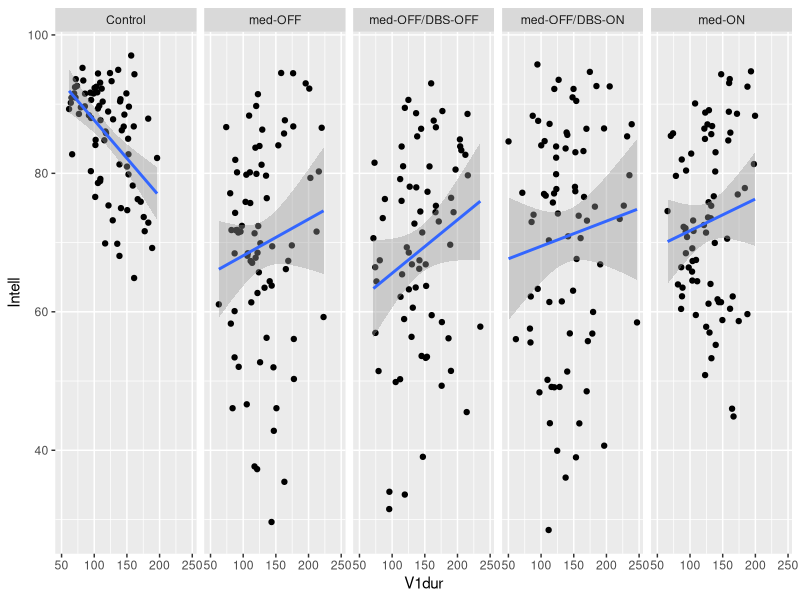
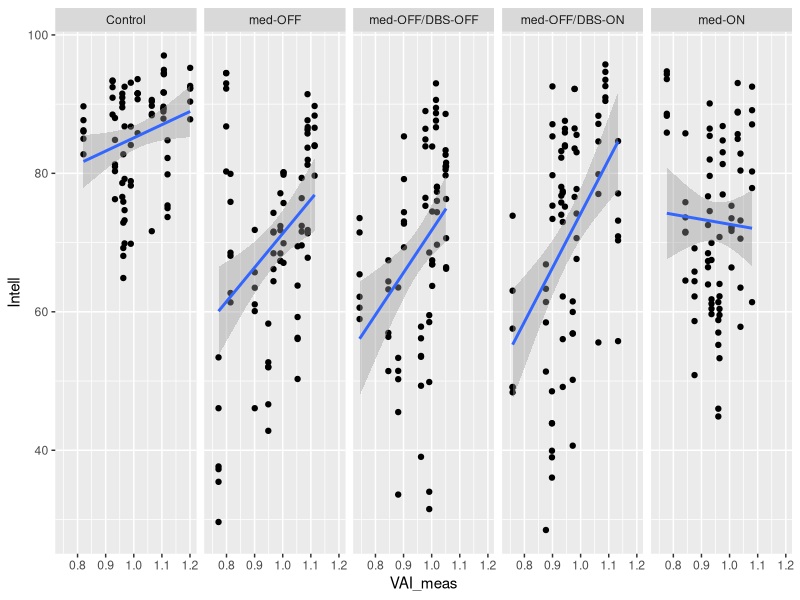
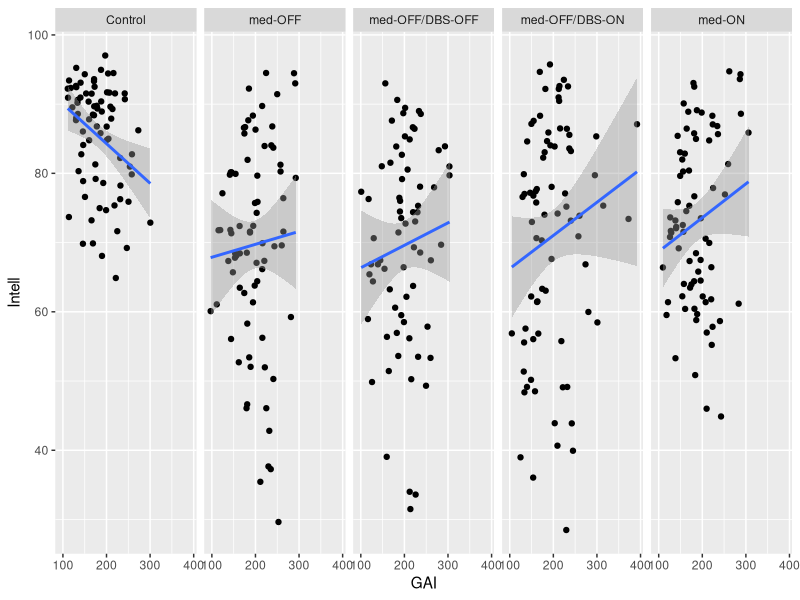
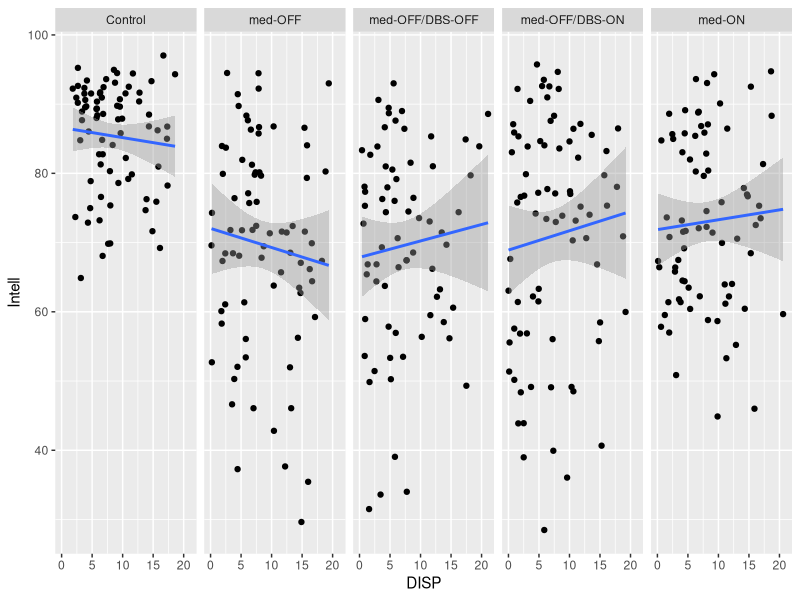
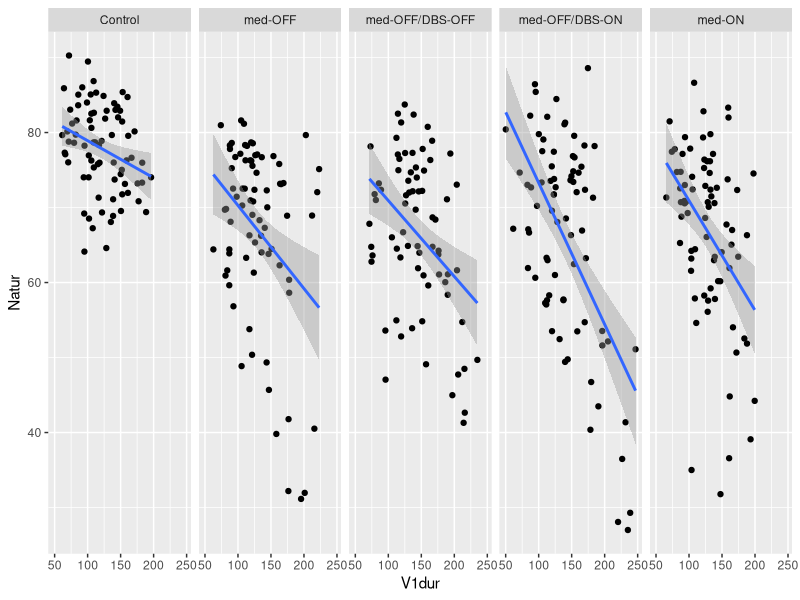
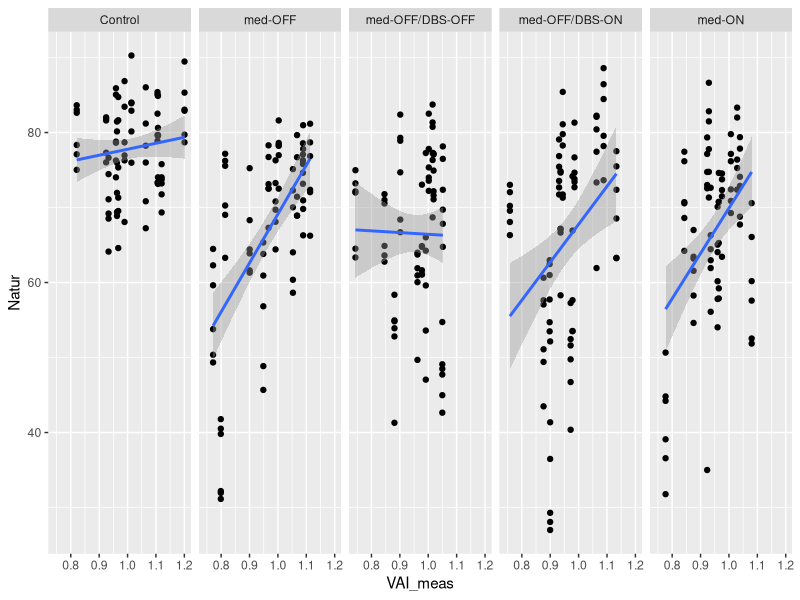
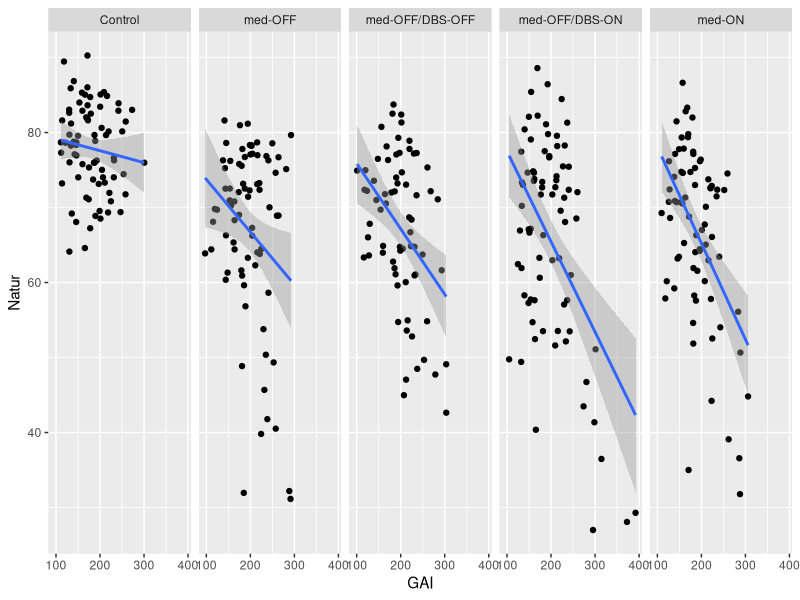
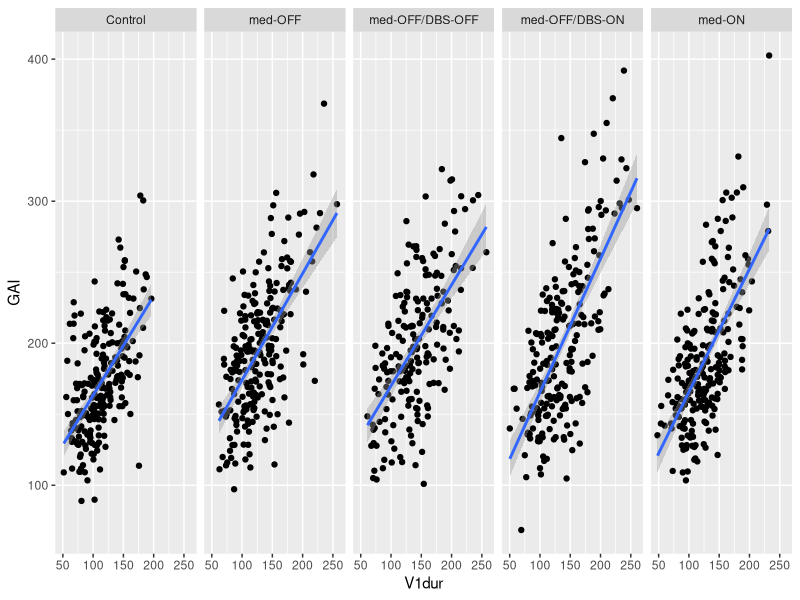

Reproduce these figures in R, in order.
## ---- chunk 1
knitr::opts_chunk$set(echo = TRUE)
## ---- chunk 2
library(tidyverse)
library(ggplot2)
set.seed(42)

## ---- chunk 3
acoustic <- read_csv('../data/acoustics.csv')
artic <- read_csv('../data/articulation.csv')
VAI <- read_csv('../data/formants_VAI.csv')
ratings <- read_csv('../data/listener_ratings.csv')
LEDD <- read_delim('../data/LEDD.csv')

## ---- chunk 4

data_acoustic_avgs <-acoustic %>% 
  group_by(speaker, focus_con, med_con, targetword) %>% 
  summarise(Sylldur = mean(syll.dur, na.rm = T),
            V1dur = mean(V1.dur, na.rm = T))

data_artic_avgs <- artic %>% 
  group_by(speaker, focus_con, med_con, targetword) %>% 
  summarise(age = mean(age, na.rm = T),
            UPDRS = mean(UPDRS_total, na.rm = T),
            axial = mean(UPDRS_axial, na.rm = T),
            rigid = mean(UPDRS_rigidity, na.rm = T),
            brady = mean(UPDRS_brady, na.rm = T),
            PIGD = mean(UPDRS_PIGD, na.rm = T),
            
            VAS = mean(VAS, na.rm = T),
            BDI = mean(BDI, na.rm = T),
            PANDA = mean(PANDA, na.rm = T),
            MMST = mean(MMST, na.rm = T),
            
            GAI = mean(GAI_V1, na.rm = T),
            PVEL = mean(pvel_V1_abs, na.rm = T),
            DISP = mean(disp_V1_abs, na.rm = T),
            MMST = mean(MMST, na.rm = T))
## ---- chunk 5

VAI$med_con <- recode(VAI$med_con, "CON" = "Control")

data_new1 <- inner_join(data_acoustic_avgs, VAI, by=c("speaker", "med_con", "focus_con"))
data_new2 <- merge(data_new1, data_artic_avgs, by=c("speaker", "med_con", "focus_con", "targetword", "age", "VAS", "BDI", "PANDA", "MMST"), all = T)

## reduce to only productions of /i, a, u/ which were elicited in Intell and Naturalness ratings

data_new3 <- filter(data_new2, targetword %in% c('lina', 'mila', 'lani', 'mali', 'luna', 'mula'))

data_new <- data_new3[ -c(12)]

## ---- chunk 6

data_broad <- filter(data_new, focus_con %in% c('broad'))

colnames(ratings)[2] <- "targetword"
colnames(ratings)[3] <- "med_con"
colnames(ratings)[4] <- "speaker"

ratings$med_con <- recode(ratings$med_con,
                          "CON" = "Control",
                          "medOFF" = "med-OFF",
                          "medON" = "med-ON",
                          "DBSOFF" = "med-OFF/DBS-OFF",
                          "DBSON" = "med-OFF/DBS-ON")

ratings_avgs <- ratings %>% 
  group_by(speaker, med_con, targetword) %>% 
  summarise(Intell = mean(Intell, na.rm = T),
            Natur = mean(Natural, na.rm = T))

data_broad_new <- merge(data_broad, ratings_avgs, by=c("speaker", "med_con", "targetword"), all = T)

## ---- chunk 7

data_broad_CON <- filter(data_broad_new, med_con %in% c('Control'))
data_broad_medOFF <- filter(data_broad_new, med_con %in% c('med-OFF'))
data_broad_medON <- filter(data_broad_new, med_con %in% c('med-ON'))
data_broad_DBSON <- filter(data_broad_new, med_con %in% c('med-OFF/DBS-ON'))

## ---- chunk 8

ggplot(data_broad_new, aes(x=V1dur, y=Intell)) + 
  geom_point()+
  geom_smooth(method=lm)+
  facet_grid(.~med_con)

## ---- chunk 9

## Controls
shapiro.test(data_broad_CON$Intell) # p = 6.595e-05
shapiro.test(data_broad_CON$V1dur) # p =  0.1047

cor.test(data_broad_CON$Intell, data_broad_CON$V1dur, method = "spearman") ## r(75) = -0.46, p = 2.816e-05

## med-OFF
shapiro.test(data_broad_medOFF$Intell) # p = 0.05947
shapiro.test(data_broad_medOFF$V1dur) # p = 0.005831

cor.test(data_broad_medOFF$Intell, data_broad_medOFF$V1dur, method = "spearman") ## r(74) = 0.10, p = 0.3609

## med-ON
shapiro.test(data_broad_medON$Intell) # p = 0.05628
shapiro.test(data_broad_medON$V1dur) # p = 0.1749

cor.test(data_broad_medON$Intell, data_broad_medON$V1dur, method = "pearson") ## r(74) = 0.12, p = 0.2938

## DBS-ON
shapiro.test(data_broad_DBSON$Intell) # p = 0.0002829
shapiro.test(data_broad_DBSON$V1dur) # p = 0.08312

cor.test(data_broad_DBSON$Intell, data_broad_DBSON$V1dur, method = "spearman") ## r(75) = 0.08, p = 0.4885
## ---- chunk 10

ggplot(data_broad_new, aes(x=VAI_meas, y=Intell)) + 
  geom_point()+
  geom_smooth(method=lm)+
  facet_grid(.~med_con)

## ---- chunk 11

## Controls
shapiro.test(data_broad_CON$Intell) # p = 6.595e-05
shapiro.test(data_broad_CON$VAI_meas) # p = 0.001078

cor.test(data_broad_CON$Intell, data_broad_CON$VAI_meas, method = "spearman") ## r(75) = 0.25, p = 0.02931

## med-OFF
shapiro.test(data_broad_medOFF$Intell) # p =  0.05947
shapiro.test(data_broad_medOFF$VAI_meas) # p = 9.203e-06

cor.test(data_broad_medOFF$Intell, data_broad_medOFF$VAI_meas, method = "spearman") ## r(74) = 0.43 p = 0.000132

## med-ON
shapiro.test(data_broad_medON$Intell) # p = 0.05628
shapiro.test(data_broad_medON$VAI_meas) # p = 0.004046

cor.test(data_broad_medON$Intell, data_broad_medON$VAI_meas, method = "spearman") ## r(74) = -0.04, n.s.

## DBS-ON
shapiro.test(data_broad_DBSON$Intell) # p = 0.0002829
shapiro.test(data_broad_DBSON$VAI_meas) # p = 0.0005819

cor.test(data_broad_DBSON$Intell, data_broad_DBSON$VAI_meas, method = "spearman") ## r(75) = 0.50, p =  3.715e-06
## ---- chunk 12

ggplot(data_broad_new, aes(x=GAI, y=Intell)) + 
  geom_point()+
  geom_smooth(method=lm)+
  facet_grid(.~med_con)

## ---- chunk 13

## Controls
shapiro.test(data_broad_CON$Intell) # p = 6.595e-05
shapiro.test(data_broad_CON$GAI) # p =  0.1592

cor.test(data_broad_CON$Intell, data_broad_CON$GAI, method = "spearman") ## r(75) = -0.30, p = 0.007766

## med-OFF
shapiro.test(data_broad_medOFF$Intell) # p = 0.05947
shapiro.test(data_broad_medOFF$GAI) # p = 0.7077

cor.test(data_broad_medOFF$Intell, data_broad_medOFF$GAI, method = "pearson") ## r(74) = 0.06, n.s.

## med-ON
shapiro.test(data_broad_medON$Intell) # p =  0.05628
shapiro.test(data_broad_medON$GAI) # p = 0.02441

cor.test(data_broad_medON$Intell, data_broad_medON$GAI, method = "spearman") ## r(74) = 0.10, n.s.

## DBS-ON
shapiro.test(data_broad_DBSON$Intell) # p = 0.0002829
shapiro.test(data_broad_DBSON$GAI) # p = 0.0002742

cor.test(data_broad_DBSON$Intell, data_broad_DBSON$GAI, method = "spearman") ## r(75) = 0.18, n.s.
## ---- chunk 14

ggplot(data_broad_new, aes(x=DISP, y=Intell)) + 
  geom_point()+
  geom_smooth(method=lm)+
  facet_grid(.~med_con)

## ---- chunk 15

ggplot(data_broad_new, aes(x=V1dur, y=Natur)) + 
  geom_point()+
  geom_smooth(method=lm)+
  facet_grid(.~med_con)

## ---- chunk 16

## Controls
shapiro.test(data_broad_CON$Natur) # p =  0.4031
shapiro.test(data_broad_CON$V1dur) # p = 0.1047

cor.test(data_broad_CON$Natur, data_broad_CON$V1dur, method = "pearson") ## r(75) = -0.29, p = .011

## med-OFF
shapiro.test(data_broad_medOFF$Natur) # p = 4.867e-07
shapiro.test(data_broad_medOFF$V1dur) # p = 0.005831

cor.test(data_broad_medOFF$Natur, data_broad_medOFF$V1dur, method = "spearman") ## r(74) = -0.23, p = .044.

## med-ON
shapiro.test(data_broad_medON$Natur) # p = 0.0002095
shapiro.test(data_broad_medON$V1dur) # p = 0.1749

cor.test(data_broad_medON$Natur, data_broad_medON$V1dur, method = "spearman") ## r(74) = -0.42, p = 0.0001967

## DBS-ON
shapiro.test(data_broad_DBSON$Natur) # p = 0.0001987
shapiro.test(data_broad_DBSON$V1dur) # p = 0.08312

cor.test(data_broad_DBSON$Natur, data_broad_DBSON$V1dur, method = "spearman") ## r(75) = -0.40, p = 0.0004194
## ---- chunk 17

ggplot(data_broad_new, aes(x=VAI_meas, y=Natur)) + 
  geom_point()+
  geom_smooth(method=lm)+
  facet_grid(.~med_con)

## ---- chunk 18

## Controls
shapiro.test(data_broad_CON$Natur) # p = 0.4031
shapiro.test(data_broad_CON$VAI_meas) # p = 0.001078

cor.test(data_broad_CON$Natur, data_broad_CON$VAI_meas, method = "spearman") ## r(75) = 0.11, n.s.

## med-OFF
shapiro.test(data_broad_medOFF$Natur) # p = 4.867e-07
shapiro.test(data_broad_medOFF$VAI_meas) # p = 9.203e-06

cor.test(data_broad_medOFF$Natur, data_broad_medOFF$VAI_meas, method = "spearman") ## r(74) = 0.59, p = 1.635e-08

## med-ON
shapiro.test(data_broad_medON$Natur) # p = 0.0002095
shapiro.test(data_broad_medON$VAI_meas) # p = 0.004046

cor.test(data_broad_medON$Natur, data_broad_medON$VAI_meas, method = "spearman") ## r(74) = 0.25, p = 0.02727

## DBS-ON
shapiro.test(data_broad_DBSON$Natur) # p = 0.0001987
shapiro.test(data_broad_DBSON$VAI_meas) # p = 0.0005819

cor.test(data_broad_DBSON$Natur, data_broad_DBSON$VAI_meas, method = "spearman") ## r(75) = 0.47, p = 1.337e-05
## ---- chunk 19

ggplot(data_broad_new, aes(x=GAI, y=Natur)) + 
  geom_point()+
  geom_smooth(method=lm)+
  facet_grid(.~med_con)

## ---- chunk 20

## Controls
shapiro.test(data_broad_CON$Natur) # p = 0.4031
shapiro.test(data_broad_CON$GAI) # p = 0.1592

cor.test(data_broad_CON$Natur, data_broad_CON$GAI, method = "pearson") ## r(75) = -0.12, n.s.

## med-OFF
shapiro.test(data_broad_medOFF$Natur) # p = 4.867e-07
shapiro.test(data_broad_medOFF$GAI) # p =  0.7077

cor.test(data_broad_medOFF$Natur, data_broad_medOFF$GAI, method = "spearman") ## r(74) = -0.11, n.s.

## med-ON
shapiro.test(data_broad_medON$Natur) # p = 0.0002095
shapiro.test(data_broad_medON$GAI) # p = 0.02441

cor.test(data_broad_medON$Natur, data_broad_medON$GAI, method = "spearman") ## r(74) = -0.38, p = 0.0008144

## DBS-ON
shapiro.test(data_broad_DBSON$Natur) # p = 0.0001987
shapiro.test(data_broad_DBSON$GAI) # p = 0.0002742

cor.test(data_broad_DBSON$Natur, data_broad_DBSON$GAI, method = "spearman") ## r(75) = -0.22, n.s
## ---- chunk 21

data_CON <- filter(data_new, med_con %in% c('Control'))
data_medOFF <- filter(data_new, med_con %in% c('med-OFF'))
data_medON <- filter(data_new, med_con %in% c('med-ON'))
data_DBSON <- filter(data_new, med_con %in% c('med-OFF/DBS-ON'))

## ---- chunk 22

ggplot(data_new, aes(x=V1dur, y=GAI)) + 
  geom_point()+
  geom_smooth(method=lm)+
  facet_grid(.~med_con)

## ---- chunk 23

## Control
shapiro.test(data_CON$GAI) # p = 0.001196
shapiro.test(data_CON$V1dur) # p = 0.0008486

cor.test(data_CON$GAI, data_CON$V1dur, method = "spearman") ## r(232) = 0.57, p < .001

## med-OFF
shapiro.test(data_medOFF$GAI) # p =  0.00677
shapiro.test(data_medOFF$V1dur) # p = 2.811e-05

cor.test(data_medOFF$GAI, data_medOFF$V1dur, method = "spearman") ## r(229) = 0.55, p < .001

## med-ON
shapiro.test(data_medON$GAI) # p = 3.426e-08
shapiro.test(data_medON$V1dur) # p = 0.01099

cor.test(data_medON$GAI, data_medON$V1dur, method = "spearman") ## r(228) = 0.60, p < .001

## DBS-ON
shapiro.test(data_DBSON$GAI) # p = 4.34e-06
shapiro.test(data_DBSON$V1dur) # p = 0.0008349

cor.test(data_DBSON$GAI, data_DBSON$V1dur, method = "spearman") ## r(214) = 0.62, p < .001
## ---- chunk 24

ggplot(data_new, aes(x=VAI_meas, y=UPDRS)) + 
  geom_point()+
  geom_smooth(method=lm)+
  facet_grid(.~med_con)

## ---- chunk 25


## med-OFF
shapiro.test(data_medOFF$VAI_meas) # p =  2.41e-09
shapiro.test(data_medOFF$UPDRS) # p = 1.239e-09

cor.test(data_medOFF$VAI_meas, data_medOFF$UPDRS, method = "spearman") ## r(229) = -0.39, p = 7.971e-10

## med-ON
shapiro.test(data_medON$VAI_meas) # p = 0.0007983
shapiro.test(data_medON$UPDRS) # p = 7.083e-11

cor.test(data_medON$VAI_meas, data_medON$UPDRS, method = "spearman") ## r(228) = -0.25, p = 0.0001303

## DBS-ON
shapiro.test(data_DBSON$VAI_meas) # p = 0.001383
shapiro.test(data_DBSON$UPDRS) # p = 1.003e-09

cor.test(data_DBSON$VAI_meas, data_DBSON$UPDRS, method = "spearman") ## r(214) = -0.23, p = 0.0006561
## ---- chunk 26

ggplot(data_new, aes(x=VAI_meas, y=axial)) + 
  geom_point()+
  geom_smooth(method=lm)+
  facet_grid(.~med_con)

## ---- chunk 27


## med-OFF
shapiro.test(data_medOFF$VAI_meas) # p = 2.41e-09
shapiro.test(data_medOFF$axial) # p < 2.2e-16

cor.test(data_medOFF$VAI_meas, data_medOFF$axial, method = "spearman") ## r(229) = -0.59, p < 2.2e-16

## med-ON
shapiro.test(data_medON$VAI_meas) # p = 0.0007983
shapiro.test(data_medON$axial) # p < 2.2e-16

cor.test(data_medON$VAI_meas, data_medON$axial, method = "spearman") ## r(228) = -0.15, p = 0.02551

## DBS-ON
shapiro.test(data_DBSON$VAI_meas) # p = 0.001383
shapiro.test(data_DBSON$axial) # p = 1.094e-10

cor.test(data_DBSON$VAI_meas, data_DBSON$axial, method = "pearson") ## r(214) = -0.30, p = 7.573e-06
## ---- chunk 28

ggplot(data_new, aes(x=VAI_meas, y=brady)) + 
  geom_point()+
  geom_smooth(method=lm)+
  facet_grid(.~med_con)

## ---- chunk 29


## med-OFF
shapiro.test(data_medOFF$VAI_meas) # p = 2.41e-09
shapiro.test(data_medOFF$brady) # p = 4.862e-11

cor.test(data_medOFF$VAI_meas, data_medOFF$brady, method = "spearman") ## r(229) = -0.39, p = 1.137e-09

## med-ON
shapiro.test(data_medON$VAI_meas) # p = 0.0007983
shapiro.test(data_medON$brady) # p = 7.509e-12

cor.test(data_medON$VAI_meas, data_medON$brady, method = "spearman") ## r(228) = -0.03, n.s.

## DBS-ON
shapiro.test(data_DBSON$VAI_meas) # p = 0.001383
shapiro.test(data_DBSON$brady) # p = 3.908e-13


cor.test(data_DBSON$VAI_meas, data_DBSON$brady, method = "spearman") ## r(214) = -0.15, p = 0.0315
## ---- chunk 30

ggplot(data_new, aes(x=VAI_meas, y=PIGD)) + 
  geom_point()+
  geom_smooth(method=lm)+
  facet_grid(.~med_con)

## ---- chunk 31

## med-OFF
shapiro.test(data_medOFF$VAI_meas) # p = 2.41e-09
shapiro.test(data_medOFF$PIGD) # p < 2.2e-16

cor.test(data_medOFF$VAI_meas, data_medOFF$PIGD, method = "spearman") ## r(229) = -0.54, p < 2.2e-16

## med-ON
shapiro.test(data_medON$VAI_meas) # p = 0.0007983
shapiro.test(data_medON$PIGD) # p =  2.2e-16

cor.test(data_medON$VAI_meas, data_medON$PIGD, method = "spearman") ## r(228) = -0.21, p =  0.001342

## DBS-ON
shapiro.test(data_DBSON$VAI_meas) # p = 0.001383
shapiro.test(data_DBSON$PIGD) # p = 6.968e-12

cor.test(data_DBSON$VAI_meas, data_DBSON$PIGD, method = "spearman") ## r(214) = -0.32, p =  1.261e-06
## ---- chunk 32

ggplot(data_new, aes(x=V1dur, y=VAS)) + 
  geom_point()+
  geom_smooth(method=lm)+
  facet_grid(.~med_con)

## ---- chunk 33

## med-OFF
shapiro.test(data_medOFF$V1dur) # p = 2.811e-05
shapiro.test(data_medOFF$VAS) # p = 2.287e-10

cor.test(data_medOFF$V1dur, data_medOFF$VAS, method = "spearman") ## r(229) = 0.33, p = 1.947e-07

## med-ON
shapiro.test(data_medON$V1dur) # p = 0.01099
shapiro.test(data_medON$VAS) # p = 5.113e-15

cor.test(data_medON$V1dur, data_medON$VAS, method = "spearman") ## r(228) = 0.28, p = 1.393e-05

## DBS-ON
shapiro.test(data_DBSON$V1dur) # p = 0.0008928
shapiro.test(data_DBSON$VAS) # p = 5.686e-14

cor.test(data_DBSON$V1dur, data_DBSON$VAS, method = "spearman") ## r(214) = 0.34, p = 1.197e-07
## ---- chunk 34

ggplot(data_new, aes(x=VAI_meas, y=VAS)) + 
  geom_point()+
  geom_smooth(method=lm)+
  facet_grid(.~med_con)

## ---- chunk 35

## med-OFF
shapiro.test(data_medOFF$VAI_meas) # p = 2.41e-09
shapiro.test(data_medOFF$VAS) # p = 2.287e-10

cor.test(data_medOFF$VAI_meas, data_medOFF$VAS, method = "spearman") ## r(229) = 0.07, n.s.

## med-ON
shapiro.test(data_medON$VAI_meas) # p = 0.0007983
shapiro.test(data_medON$VAS) # p = 5.113e-15

cor.test(data_medON$VAI_meas, data_medON$VAS, method = "spearman") ## r(228) = 0.16, p = 0.0163

## DBS-ON
shapiro.test(data_DBSON$VAI_meas) # p =  0.001137
shapiro.test(data_DBSON$VAS) # p = 5.686e-14

cor.test(data_DBSON$VAI_meas, data_DBSON$VAS, method = "spearman") ## r(214) = 0.37, p = 7.265e-09
## ---- chunk 36

ggplot(data_new, aes(x=GAI, y=VAS)) + 
  geom_point()+
  geom_smooth(method=lm)+
  facet_grid(.~med_con)

## ---- chunk 37

## med-OFF
shapiro.test(data_medOFF$GAI) # p = 0.00677
shapiro.test(data_medOFF$VAS) # p = 2.287e-10

cor.test(data_medOFF$GAI, data_medOFF$VAS, method = "spearman") ## r(229) = 0.12, n.s.

## med-ON
shapiro.test(data_medON$GAI) # p = 3.426e-08
shapiro.test(data_medON$VAS) # p = 5.113e-15

cor.test(data_medON$GAI, data_medON$VAS, method = "spearman") ## r(228) = 0.17, p = 0.009093

## DBS-ON
shapiro.test(data_DBSON$GAI) # p =  4.34e-06
shapiro.test(data_DBSON$VAS) # p = 5.686e-14

cor.test(data_DBSON$GAI, data_DBSON$VAS, method = "spearman") ## r(214) = 0.32, p = 4.758e-07
## ---- chunk 38

ggplot(data_broad_new, aes(x=UPDRS, y=VAS)) + 
  geom_point()+
  geom_smooth(method=lm)+
  facet_grid(.~med_con)

## ---- chunk 39


## med-OFF
shapiro.test(data_medOFF$UPDRS) # p = 1.239e-09
shapiro.test(data_medOFF$VAS) # p = 2.287e-10

cor.test(data_broad_medOFF$UPDRS, data_broad_medOFF$VAS, method = "spearman") ## r(229) = -0.16, p = 0.01735

## med-ON
shapiro.test(data_medON$UPDRS) # p = 7.083e-11
shapiro.test(data_medON$VAS) # p = 5.113e-15

cor.test(data_broad_medON$UPDRS, data_broad_medON$VAS, method = "spearman") ## r(228) = -0.17, n.s.

## DBS-ON
shapiro.test(data_DBSON$UPDRS) # p = 1.003e-09
shapiro.test(data_DBSON$VAS) # p =  1.379e-13

cor.test(data_broad_DBSON$UPDRS, data_broad_DBSON$VAS, method = "spearman") ## r(76) = -0.58, p < 3.293e-08
## ---- chunk 40

ggplot(data_new, aes(x=axial, y=VAS)) + 
  geom_point()+
  geom_smooth(method=lm)+
  facet_grid(.~med_con)

## ---- chunk 41


## med-OFF
shapiro.test(data_medOFF$axial) # p = 1.661e-07
shapiro.test(data_medOFF$VAS) # p = 0.008463

cor.test(data_broad_medOFF$axial, data_broad_medOFF$VAS, method = "spearman") ## r(75) = -0.05, n.s.

## med-ON
shapiro.test(data_medON$axial) # p = 9.958e-08
shapiro.test(data_medON$VAS) # p = 5.054e-05

cor.test(data_broad_medON$axial, data_broad_medON$VAS, method = "spearman") ## r(74) = -0.28, p = 0.01336

## DBS-ON
shapiro.test(data_DBSON$axial) # p = 0.003841
shapiro.test(data_DBSON$VAS) # p = 0.0002832

cor.test(data_broad_DBSON$axial, data_broad_DBSON$VAS, method = "spearman") ## r(76) = -0.43, p =  7.706e-05
## ---- chunk 42

data_PD <- filter(data_new, med_con != c('Control'))
data_PD <- merge(data_PD, LEDD, by="speaker", all = T)

data_medOFF <-  filter(data_PD, med_con %in% c('med-OFF'))
data_DBSOFF <-  filter(data_PD, med_con %in% c('med-OFF/DBS-OFF'))

## ---- chunk 43

medOFF_avgs <- data_medOFF %>% 
  group_by(speaker) %>% 
  summarise(UPDRS_medOFF = mean(UPDRS, na.rm = T),
            axial_medOFF = mean(axial, na.rm = T),
            rigid_medOFF = mean(rigid, na.rm = T),
            brady_medOFF = mean(brady, na.rm = T),
            PIGD_medOFF = mean(PIGD, na.rm = T),
            
            GAI_medOFF = mean(GAI, na.rm = T),
            PVEL_medOFF = mean(PVEL, na.rm = T),
            DISP_medOFF = mean(DISP, na.rm = T),

            LEDD_medOFF = mean(LEDD_preop, na.rm = T),
            agonists_medOFF = mean(Agonists_preop, na.rm = T),
            time_agonist_medOFF = mean(last_agonist_preop, na.rm = T),
            time_visits = mean(Time_preop_postop))

DBSOFF_avgs <- data_DBSOFF  %>% 
  group_by(speaker) %>% 
  summarise(UPDRS_DBSOFF = mean(UPDRS, na.rm = T),
            axial_DBSOFF = mean(axial, na.rm = T),
            rigid_DBSOFF = mean(rigid, na.rm = T),
            brady_DBSOFF = mean(brady, na.rm = T),
            PIGD_DBSOFF = mean(PIGD, na.rm = T),
            
            GAI_DBSOFF = mean(GAI, na.rm = T),
            PVEL_DBSOFF = mean(PVEL, na.rm = T),
            DISP_DBSOFF = mean(DISP, na.rm = T),
            
            LEDD_DBSOFF = mean(LEDD_postop, na.rm = T),
            agonists_DBSOFF = mean(Agonists_postop, na.rm = T),
            time_agonist_DBSOFF = mean(last_agonist_postop, na.rm = T))

data_change <- inner_join(medOFF_avgs, DBSOFF_avgs, by= c("speaker"))

## ---- chunk 44

data_change$UPDRS_abs <- (data_change$UPDRS_medOFF - data_change$UPDRS_DBSOFF) * -1
data_change$UPDRS_perc <- (data_change$UPDRS_medOFF - data_change$UPDRS_DBSOFF)/data_change$UPDRS_medOFF * 100

data_change$axial_abs <- (data_change$axial_medOFF - data_change$axial_DBSOFF) * -1
data_change$axial_perc <- (data_change$axial_medOFF - data_change$axial_DBSOFF)/data_change$axial_medOFF * 100

data_change$brady_abs <- (data_change$brady_medOFF - data_change$brady_DBSOFF) * -1
data_change$brady_perc <- (data_change$brady_medOFF - data_change$brady_DBSOFF)/data_change$brady_medOFF * 100

data_change$PIGD_abs <- (data_change$PIGD_medOFF - data_change$PIGD_DBSOFF) * -1
data_change$PIGD_perc <- (data_change$PIGD_medOFF - data_change$PIGD_DBSOFF)/data_change$PIGD_medOFF * 100

data_change$DISP_abs <- (data_change$DISP_medOFF - data_change$DISP_DBSOFF) * -1
data_change$DISP_perc <- (data_change$DISP_medOFF - data_change$DISP_DBSOFF)/data_change$DISP_medOFF * 100

data_change$PVEL_abs <- (data_change$PVEL_medOFF - data_change$PVEL_DBSOFF) * -1
data_change$PVEL_perc <- (data_change$PVEL_medOFF - data_change$PVEL_DBSOFF)/data_change$PVEL_medOFF * 100

data_change$LEDD_abs <- (data_change$LEDD_medOFF - data_change$LEDD_DBSOFF) * -1
data_change$LEDD_perc <- (data_change$LEDD_medOFF - data_change$LEDD_DBSOFF)/data_change$LEDD_medOFF * 100

data_change$agonists_abs <- (data_change$agonists_medOFF - data_change$agonists_DBSOFF) * -1
data_change$agonists_perc <- (data_change$agonists_medOFF - data_change$agonists_DBSOFF)/data_change$agonists_medOFF * 100

## ---- chunk 45

plot01 <- ggplot(data_change, aes(x=time_visits, y=UPDRS_abs))+
  geom_hline(yintercept=0, linetype="dashed", color = "gray", size=1)+
  geom_point(size = 5)+
  geom_smooth(method=lm, se=FALSE, size = 2, color = "black")+
  geom_text(aes(label = speaker), vjust = -.9, size = 6)+
  annotate("text", x = 14, y = 16, label = "r(10) = .53, p > .05", size = 9, color = "darkgray")+
  theme_classic() +
  ggtitle("")+
  ylab("Absolute change of UPDRS scores")+
  xlab("Time (in months)")+
  ylim(-12,20)+
  theme(plot.title = element_text(size = 40)) +
  theme(axis.text.x = element_text(size = 18),
        axis.text.y = element_text(size = 18)) +
  theme(axis.ticks.x = element_blank(), 
        axis.ticks.y = element_blank())+
  theme(axis.title.y = element_text(face = 'bold', size = 18, margin = margin(r = 12)))+
  theme(axis.title.x = element_text(face = 'bold', size = 18, margin = margin(t = 20)))

ggsave(plot01, filename = '../plots/UPDRS_OFF_time_preop_postop.png',
       width = 10, height = 5, dpi = 300)

plot02 <- ggplot(data_change, aes(x=time_visits, y=UPDRS_perc))+
  geom_hline(yintercept=0, linetype="dashed", color = "gray", size=1)+
  geom_point(size = 5)+
  geom_smooth(method=lm, se=FALSE, size = 2, color = "black")+
  geom_text(aes(label = speaker), vjust = -.9, size = 6)+
  annotate("text", x = 16, y = -80, label = "r(10) = .53, p > .05", size = 9, color = "darkgray")+
  theme_classic() +
  ggtitle("")+
  ylab("Percentage change of\nUPDRS III scores")+
  xlab("Time (in months)")+
  ylim(-110,45)+
  theme(plot.title = element_text(size = 40)) +
  theme(axis.text.x = element_text(size = 18),
        axis.text.y = element_text(size = 18)) +
  theme(axis.ticks.x = element_blank(), 
        axis.ticks.y = element_blank())+
  theme(axis.title.y = element_text(face = 'bold', size = 18, margin = margin(r = 12)))+
  theme(axis.title.x = element_text(face = 'bold', size = 18, margin = margin(t = 20)))

ggsave(plot02, filename = '../plots/UPDRS_OFF_percentage_time_preop_postop.png',
       width = 10, height = 5, dpi = 300)

shapiro.test(data_change$time_visits) # p = 0.06089
shapiro.test(data_change$UPDRS_abs) # p = 0.4317
shapiro.test(data_change$UPDRS_perc) # p = 0.1191

## TIME since first visit and absolute UPDRS change 
cor.test(data_change$time_visits, data_change$UPDRS_abs, method = "pearson") #  r(10) = -0.58, p-value = 0.04744

## TIME since first visit and absolute UPDRS change 
cor.test(data_change$time_visits, data_change$UPDRS_perc, method = "pearson") #  r(10) = 0.53, p-value = 0.07442

## ---- chunk 46

ggplot(data_change, aes(x=agonists_perc, y=DISP_perc)) + 
  geom_point()+
  geom_smooth(method=lm)

shapiro.test(data_change$agonists_perc) # p = 0.1761
shapiro.test(data_change$DISP_perc) # p = 0.6581

cor.test(data_change$DISP_perc, data_change$agonists_perc, method = "pearson") ## r(10) = -0.39, p = 0.2059

## ---- chunk 47

ggplot(data_change, aes(x=UPDRS_perc, y=DISP_perc)) + 
  geom_point()+
  geom_smooth(method=lm)+
    geom_text(aes(label = speaker), vjust = -.9, size = 6)

shapiro.test(data_change$UPDRS_perc) # p = 0.1191
shapiro.test(data_change$DISP_perc) # p = 0.6581

cor.test(data_change$DISP_perc, data_change$UPDRS_perc, method = "pearson") ## r = 0.34, n.s.

## ---- chunk 48

ggplot(data_change, aes(x=axial_perc, y=DISP_perc)) + 
  geom_point()+
  geom_smooth(method=lm)

shapiro.test(data_change$axial_perc) # p = 0.001338
shapiro.test(data_change$DISP_perc) # p = 0.6581

cor.test(data_change$DISP_perc, data_change$axial_perc, method = "spearman") ## r = -0.18, n.s.

